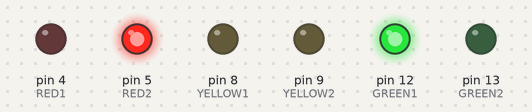
Simulated run of this sketch. Board: Arduino Uno, built with avr-gcc and run on an emulated ATmega328P. Parts: output pins drawn as LEDs (lit = HIGH).

Above: at 1.5 s.
At 4.0 s:
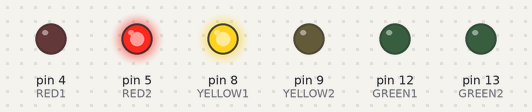
At 6.5 s:
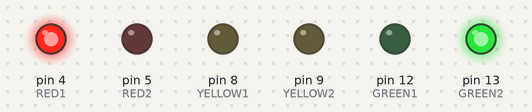
At 9.0 s:
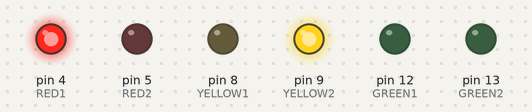
Timing chart, 0 to 13.0 s (numbered marks = the images above):
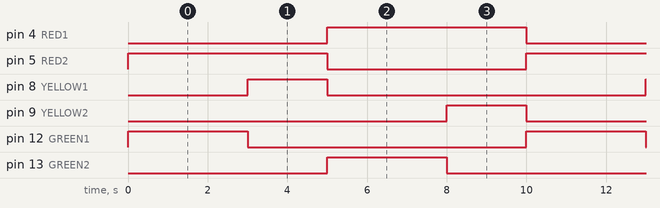

Measured:
- by itself, pin 4 (RED1), pin 5 (RED2): alternates HIGH for 5.0 s and LOW for 5.0 s
- by itself, pin 8 (YELLOW1), pin 9 (YELLOW2): alternates HIGH for 2.0 s and LOW for 8.0 s
- by itself, pin 12 (GREEN1), pin 13 (GREEN2): alternates HIGH for 3.0 s and LOW for 7.0 s

The sketch:

Traffic_Lights_2.ino
```cpp
int GREEN1 = 12, YELLOW1 = 8, RED1 = 4;
int GREEN2 = 13, YELLOW2 = 9, RED2 = 5;
int T1 = 3000, T2 = 2000;
void setup()
{
  pinMode(GREEN1, OUTPUT);
  pinMode(YELLOW1, OUTPUT);
  pinMode(RED1, OUTPUT);
  pinMode(GREEN2, OUTPUT);
  pinMode(YELLOW2, OUTPUT);
  pinMode(RED2, OUTPUT);
}

void loop()
{
  digitalWrite(GREEN1, HIGH);
  digitalWrite(RED2, HIGH);
  delay(T1);
  digitalWrite(GREEN1, LOW);
  digitalWrite(YELLOW1, HIGH);
  delay(T2);
  digitalWrite(YELLOW1, LOW);
  digitalWrite(RED1, HIGH);
  digitalWrite(RED2, LOW);
  digitalWrite(GREEN2, HIGH);
  delay(T1);
  digitalWrite(GREEN2, LOW);
  digitalWrite(YELLOW2, HIGH);
  delay(T2);
  digitalWrite(YELLOW2, LOW);
  digitalWrite(RED1, LOW);
}
```
